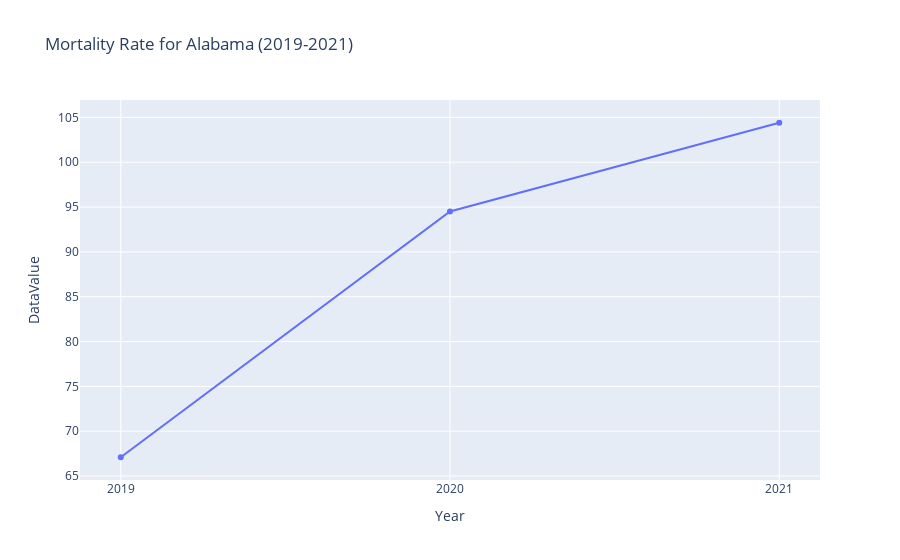

The code cell stored with this chart in its notebook:
### Markdown cell above
## Line chart

### Code cell
# import plotly.graph_objs as go
# import plotly.io as pio

# # Create a scatter trace
# trace = go.Scatter(
#     x=mortality_AL['YearStart'],
#     y=mortality_AL['DataValue'],
#     mode='lines+markers',
#     name='Mortality Rate for AL'
# )

# # Create the figure
# fig = go.Figure(data=[trace])

# # Update layout
# fig.update_layout(
#     title='Mortality Rate for Alabama (2019-2021)',
#     xaxis_title='Year',
#     yaxis_title='DataValue',
#     xaxis=dict(
#         tickmode='array',
#         tickvals=[2019, 2020, 2021]
#     )    
# )

# # Show the plot
# pio.show(fig)

### Figure 1 — Plotly figure (JSON) as saved in the notebook; plotly's stock layout.template omitted (floating-point values rounded to 4 significant figures)
{"data": [{"mode": "lines+markers", "name": "Mortality Rate for AL", "type": "scatter", "x": [2019, 2020, 2021], "y": [67.1, 94.5, 104.4]}], "layout": {"title": {"text": "Mortality Rate for Alabama (2019-2021)"}, "xaxis": {"tickmode": "array", "tickvals": [2019, 2020, 2021], "title": {"text": "Year"}}, "yaxis": {"title": {"text": "DataValue"}}}}
